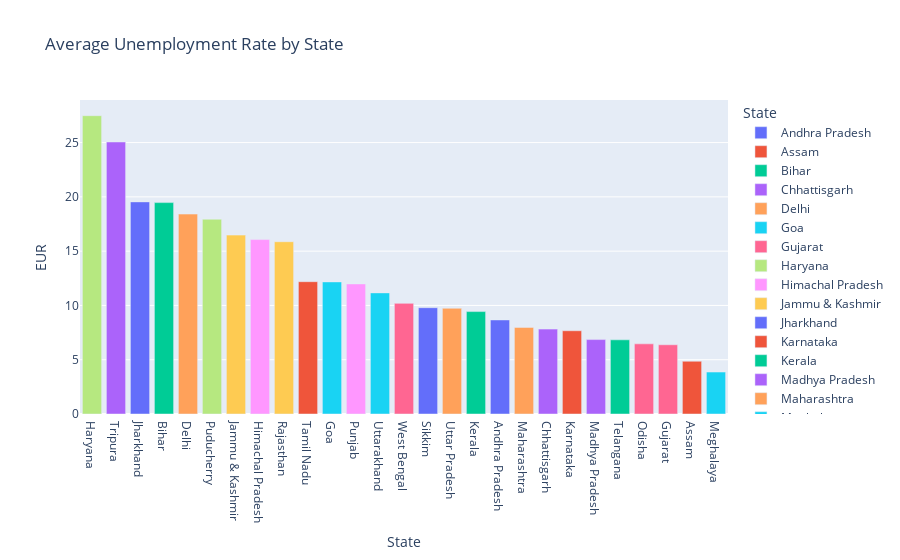

The cell this chart's notebook holds for it:
### Code cell
region = df.groupby(["State"])[['EUR', "EE", "ELPR"]].mean()
region = pd.DataFrame(region).reset_index()

fig = px.bar(region, x="State", y="EUR", color="State", title="Average Unemployment Rate by State")
fig.update_layout(xaxis={'categoryorder':'total descending'})
fig.show()

### Figure 1 — Plotly figure (JSON) as saved in the notebook; plotly's stock layout.template omitted (floating-point values rounded to 4 significant figures)
{"data": [{"alignmentgroup": "True", "hovertemplate": "State=%{x}<br>EUR=%{y}<extra></extra>", "legendgroup": "Andhra Pradesh", "marker": {"color": "#636efa", "pattern": {"shape": ""}}, "name": "Andhra Pradesh", "offsetgroup": "Andhra Pradesh", "orientation": "v", "showlegend": true, "textposition": "auto", "type": "bar", "x": ["Andhra Pradesh"], "xaxis": "x", "y": [8.664], "yaxis": "y"}, {"alignmentgroup": "True", "hovertemplate": "State=%{x}<br>EUR=%{y}<extra></extra>", "legendgroup": "Assam", "marker": {"color": "#EF553B", "pattern": {"shape": ""}}, "name": "Assam", "offsetgroup": "Assam", "orientation": "v", "showlegend": true, "textposition": "auto", "type": "bar", "x": ["Assam"], "xaxis": "x", "y": [4.856], "yaxis": "y"}, {"alignmentgroup": "True", "hovertemplate": "State=%{x}<br>EUR=%{y}<extra></extra>", "legendgroup": "Bihar", "marker": {"color": "#00cc96", "pattern": {"shape": ""}}, "name": "Bihar", "offsetgroup": "Bihar", "orientation": "v", "showlegend": true, "textposition": "auto", "type": "bar", "x": ["Bihar"], "xaxis": "x", "y": [19.47], "yaxis": "y"}, {"alignmentgroup": "True", "hovertemplate": "State=%{x}<br>EUR=%{y}<extra></extra>", "legendgroup": "Chhattisgarh", "marker": {"color": "#ab63fa", "pattern": {"shape": ""}}, "name": "Chhattisgarh", "offsetgroup": "Chhattisgarh", "orientation": "v", "showlegend": true, "textposition": "auto", "type": "bar", "x": ["Chhattisgarh"], "xaxis": "x", "y": [7.819], "yaxis": "y"}, {"alignmentgroup": "True", "hovertemplate": "State=%{x}<br>EUR=%{y}<extra></extra>", "legendgroup": "Delhi", "marker": {"color": "#FFA15A", "pattern": {"shape": ""}}, "name": "Delhi", "offsetgroup": "Delhi", "orientation": "v", "showlegend": true, "textposition": "auto", "type": "bar", "x": ["Delhi"], "xaxis": "x", "y": [18.41], "yaxis": "y"}, {"alignmentgroup": "True", "hovertemplate": "State=%{x}<br>EUR=%{y}<extra></extra>", "legendgroup": "Goa", "marker": {"color": "#19d3f3", "pattern": {"shape": ""}}, "name": "Goa", "offsetgroup": "Goa", "orientation": "v", "showlegend": true, "textposition": "auto", "type": "bar", "x": ["Goa"], "xaxis": "x", "y": [12.17], "yaxis": "y"}, {"alignmentgroup": "True", "hovertemplate": "State=%{x}<br>EUR=%{y}<extra></extra>", "legendgroup": "Gujarat", "marker": {"color": "#FF6692", "pattern": {"shape": ""}}, "name": "Gujarat", "offsetgroup": "Gujarat", "orientation": "v", "showlegend": true, "textposition": "auto", "type": "bar", "x": ["Gujarat"], "xaxis": "x", "y": [6.376], "yaxis": "y"}, {"alignmentgroup": "True", "hovertemplate": "State=%{x}<br>EUR=%{y}<extra></extra>", "legendgroup": "Haryana", "marker": {"color": "#B6E880", "pattern": {"shape": ""}}, "name": "Haryana", "offsetgroup": "Haryana", "orientation": "v", "showlegend": true, "textposition": "auto", "type": "bar", "x": ["Haryana"], "xaxis": "x", "y": [27.48], "yaxis": "y"}, {"alignmentgroup": "True", "hovertemplate": "State=%{x}<br>EUR=%{y}<extra></extra>", "legendgroup": "Himachal Pradesh", "marker": {"color": "#FF97FF", "pattern": {"shape": ""}}, "name": "Himachal Pradesh", "offsetgroup": "Himachal Pradesh", "orientation": "v", "showlegend": true, "textposition": "auto", "type": "bar", "x": ["Himachal Pradesh"], "xaxis": "x", "y": [16.07], "yaxis": "y"}, {"alignmentgroup": "True", "hovertemplate": "State=%{x}<br>EUR=%{y}<extra></extra>", "legendgroup": "Jammu & Kashmir", "marker": {"color": "#FECB52", "pattern": {"shape": ""}}, "name": "Jammu & Kashmir", "offsetgroup": "Jammu & Kashmir", "orientation": "v", "showlegend": true, "textposition": "auto", "type": "bar", "x": ["Jammu & Kashmir"], "xaxis": "x", "y": [16.48], "yaxis": "y"}, {"alignmentgroup": "True", "hovertemplate": "State=%{x}<br>EUR=%{y}<extra></extra>", "legendgroup": "Jharkhand", "marker": {"color": "#636efa", "pattern": {"shape": ""}}, "name": "Jharkhand", "offsetgroup": "Jharkhand", "orientation": "v", "showlegend": true, "textposition": "auto", "type": "bar", "x": ["Jharkhand"], "xaxis": "x", "y": [19.54], "yaxis": "y"}, {"alignmentgroup": "True", "hovertemplate": "State=%{x}<br>EUR=%{y}<extra></extra>", "legendgroup": "Karnataka", "marker": {"color": "#EF553B", "pattern": {"shape": ""}}, "name": "Karnataka", "offsetgroup": "Karnataka", "orientation": "v", "showlegend": true, "textposition": "auto", "type": "bar", "x": ["Karnataka"], "xaxis": "x", "y": [7.668], "yaxis": "y"}, {"alignmentgroup": "True", "hovertemplate": "State=%{x}<br>EUR=%{y}<extra></extra>", "legendgroup": "Kerala", "marker": {"color": "#00cc96", "pattern": {"shape": ""}}, "name": "Kerala", "offsetgroup": "Kerala", "orientation": "v", "showlegend": true, "textposition": "auto", "type": "bar", "x": ["Kerala"], "xaxis": "x", "y": [9.434], "yaxis": "y"}, {"alignmentgroup": "True", "hovertemplate": "State=%{x}<br>EUR=%{y}<extra></extra>", "legendgroup": "Madhya Pradesh", "marker": {"color": "#ab63fa", "pattern": {"shape": ""}}, "name": "Madhya Pradesh", "offsetgroup": "Madhya Pradesh", "orientation": "v", "showlegend": true, "textposition": "auto", "type": "bar", "x": ["Madhya Pradesh"], "xaxis": "x", "y": [6.854], "yaxis": "y"}, {"alignmentgroup": "True", "hovertemplate": "State=%{x}<br>EUR=%{y}<extra></extra>", "legendgroup": "Maharashtra", "marker": {"color": "#FFA15A", "pattern": {"shape": ""}}, "name": "Maharashtra", "offsetgroup": "Maharashtra", "orientation": "v", "showlegend": true, "textposition": "auto", "type": "bar", "x": ["Maharashtra"], "xaxis": "x", "y": [7.979], "yaxis": "y"}, {"alignmentgroup": "True", "hovertemplate": "State=%{x}<br>EUR=%{y}<extra></extra>", "legendgroup": "Meghalaya", "marker": {"color": "#19d3f3", "pattern": {"shape": ""}}, "name": "Meghalaya", "offsetgroup": "Meghalaya", "orientation": "v", "showlegend": true, "textposition": "auto", "type": "bar", "x": ["Meghalaya"], "xaxis": "x", "y": [3.866], "yaxis": "y"}, {"alignmentgroup": "True", "hovertemplate": "State=%{x}<br>EUR=%{y}<extra></extra>", "legendgroup": "Odisha", "marker": {"color": "#FF6692", "pattern": {"shape": ""}}, "name": "Odisha", "offsetgroup": "Odisha", "orientation": "v", "showlegend": true, "textposition": "auto", "type": "bar", "x": ["Odisha"], "xaxis": "x", "y": [6.462], "yaxis": "y"}, {"alignmentgroup": "True", "hovertemplate": "State=%{x}<br>EUR=%{y}<extra></extra>", "legendgroup": "Puducherry", "marker": {"color": "#B6E880", "pattern": {"shape": ""}}, "name": "Puducherry", "offsetgroup": "Puducherry", "orientation": "v", "showlegend": true, "textposition": "auto", "type": "bar", "x": ["Puducherry"], "xaxis": "x", "y": [17.94], "yaxis": "y"}, {"alignmentgroup": "True", "hovertemplate": "State=%{x}<br>EUR=%{y}<extra></extra>", "legendgroup": "Punjab", "marker": {"color": "#FF97FF", "pattern": {"shape": ""}}, "name": "Punjab", "offsetgroup": "Punjab", "orientation": "v", "showlegend": true, "textposition": "auto", "type": "bar", "x": ["Punjab"], "xaxis": "x", "y": [11.98], "yaxis": "y"}, {"alignmentgroup": "True", "hovertemplate": "State=%{x}<br>EUR=%{y}<extra></extra>", "legendgroup": "Rajasthan", "marker": {"color": "#FECB52", "pattern": {"shape": ""}}, "name": "Rajasthan", "offsetgroup": "Rajasthan", "orientation": "v", "showlegend": true, "textposition": "auto", "type": "bar", "x": ["Rajasthan"], "xaxis": "x", "y": [15.87], "yaxis": "y"}, {"alignmentgroup": "True", "hovertemplate": "State=%{x}<br>EUR=%{y}<extra></extra>", "legendgroup": "Sikkim", "marker": {"color": "#636efa", "pattern": {"shape": ""}}, "name": "Sikkim", "offsetgroup": "Sikkim", "orientation": "v", "showlegend": true, "textposition": "auto", "type": "bar", "x": ["Sikkim"], "xaxis": "x", "y": [9.793], "yaxis": "y"}, {"alignmentgroup": "True", "hovertemplate": "State=%{x}<br>EUR=%{y}<extra></extra>", "legendgroup": "Tamil Nadu", "marker": {"color": "#EF553B", "pattern": {"shape": ""}}, "name": "Tamil Nadu", "offsetgroup": "Tamil Nadu", "orientation": "v", "showlegend": true, "textposition": "auto", "type": "bar", "x": ["Tamil Nadu"], "xaxis": "x", "y": [12.19], "yaxis": "y"}, {"alignmentgroup": "True", "hovertemplate": "State=%{x}<br>EUR=%{y}<extra></extra>", "legendgroup": "Telangana", "marker": {"color": "#00cc96", "pattern": {"shape": ""}}, "name": "Telangana", "offsetgroup": "Telangana", "orientation": "v", "showlegend": true, "textposition": "auto", "type": "bar", "x": ["Telangana"], "xaxis": "x", "y": [6.833], "yaxis": "y"}, {"alignmentgroup": "True", "hovertemplate": "State=%{x}<br>EUR=%{y}<extra></extra>", "legendgroup": "Tripura", "marker": {"color": "#ab63fa", "pattern": {"shape": ""}}, "name": "Tripura", "offsetgroup": "Tripura", "orientation": "v", "showlegend": true, "textposition": "auto", "type": "bar", "x": ["Tripura"], "xaxis": "x", "y": [25.05], "yaxis": "y"}, {"alignmentgroup": "True", "hovertemplate": "State=%{x}<br>EUR=%{y}<extra></extra>", "legendgroup": "Uttar Pradesh", "marker": {"color": "#FFA15A", "pattern": {"shape": ""}}, "name": "Uttar Pradesh", "offsetgroup": "Uttar Pradesh", "orientation": "v", "showlegend": true, "textposition": "auto", "type": "bar", "x": ["Uttar Pradesh"], "xaxis": "x", "y": [9.737], "yaxis": "y"}, {"alignmentgroup": "True", "hovertemplate": "State=%{x}<br>EUR=%{y}<extra></extra>", "legendgroup": "Uttarakhand", "marker": {"color": "#19d3f3", "pattern": {"shape": ""}}, "name": "Uttarakhand", "offsetgroup": "Uttarakhand", "orientation": "v", "showlegend": true, "textposition": "auto", "type": "bar", "x": ["Uttarakhand"], "xaxis": "x", "y": [11.16], "yaxis": "y"}, {"alignmentgroup": "True", "hovertemplate": "State=%{x}<br>EUR=%{y}<extra></extra>", "legendgroup": "West Bengal", "marker": {"color": "#FF6692", "pattern": {"shape": ""}}, "name": "West Bengal", "offsetgroup": "West Bengal", "orientation": "v", "showlegend": true, "textposition": "auto", "type": "bar", "x": ["West Bengal"], "xaxis": "x", "y": [10.19], "yaxis": "y"}], "layout": {"barmode": "relative", "legend": {"title": {"text": "State"}, "tracegroupgap": 0}, "title": {"text": "Average Unemployment Rate by State"}, "xaxis": {"anchor": "y", "categoryarray": ["Andhra Pradesh", "Assam", "Bihar", "Chhattisgarh", "Delhi", "Goa", "Gujarat", "Haryana", "Himachal Pradesh", "Jammu & Kashmir", "Jharkhand", "Karnataka", "Kerala", "Madhya Pradesh", "Maharashtra", "Meghalaya", "Odisha", "Puducherry", "Punjab", "Rajasthan", "Sikkim", "Tamil Nadu", "Telangana", "Tripura", "Uttar Pradesh", "Uttarakhand", "West Bengal"], "categoryorder": "total descending", "domain": [0, 1], "title": {"text": "State"}}, "yaxis": {"anchor": "x", "domain": [0, 1], "title": {"text": "EUR"}}}}
